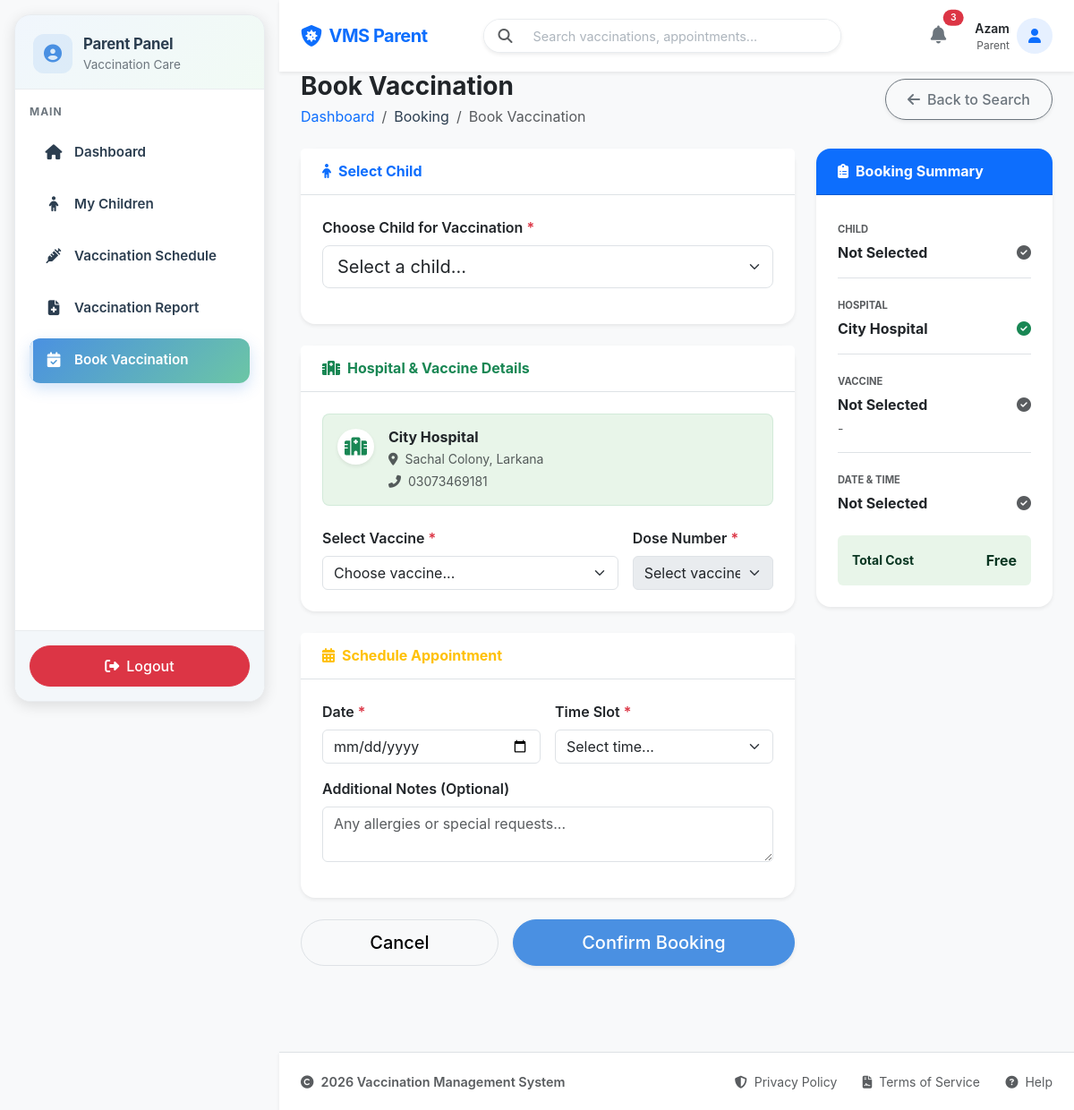
The page /parent/booking/book_vaccination.php?hospital_id=1 (signed in) on the database its author committed.
### tables this page shows
CREATE TABLE `hospitals` (
  `id` int(11) NOT NULL,
  `user_id` int(11) NOT NULL,
  `hospital_name` varchar(150) NOT NULL,
  `registration_no` varchar(50) NOT NULL,
  `phone` varchar(20) NOT NULL,
  `address` text NOT NULL,
  `status` enum('approved','pending','rejected') NOT NULL DEFAULT 'pending',
  `created_at` timestamp NOT NULL DEFAULT current_timestamp()
);

### parent/booking/book_vaccination.php (the view, shortened to what this page needs)
<?php
include '../../config/db.php';
include '../includes/header.php';
include '../includes/sidebar.php';
$hospital_id = $_GET['hospital_id'];
$stmt_hospital = $conn->prepare("SELECT h.id, h.hospital_name, h.address, h.phone FROM hospitals h WHERE h.id = ?");
$stmt_hospital->bind_param("i", $hospital_id);
$stmt_hospital->execute();
$hospital_results = $stmt_hospital->get_result();
$hospital_info = $hospital_results->fetch_assoc();
$hospital_info = [
    'hospital_id' => $hospital_info['id'],
    'name' => $hospital_info['hospital_name'],
    'address' => $hospital_info['address'],
    'contact' => $hospital_info['phone'],
];
?>
<div class="container-fluid px-4">
    <div class="row mb-4 align-items-center">
        <div class="col-md-6">
            <h3 class="fw-bold text-dark mb-1">Book Vaccination</h3>
            <nav aria-label="breadcrumb">
                <ol class="breadcrumb mb-0">
                    <li class="breadcrumb-item"><a href="../dashboard.php" class="text-decoration-none">Dashboard</a></li>
                    <li class="breadcrumb-item">Booking</li>
                    <li class="breadcrumb-item active" aria-current="page">Book Vaccination</li>
                </ol>
            </nav>
        </div>
        <div class="col-md-6 text-md-end mt-3 mt-md-0">
            <a href="search_hospital.php" class="btn btn-outline-secondary shadow-sm rounded-pill px-4">
                <i class="fas fa-arrow-left me-2"></i>Back to Search
            </a>
        </div>
    </div>
    <div class="row g-4">
        <div class="col-lg-8">
            <form id="bookingForm" method="POST" class="needs-validation" novalidate>
                <div class="card border-0 shadow-sm rounded-4 mb-4">
                    <div class="card-header bg-white py-3 border-bottom">
                        <h6 class="mb-0 fw-bold text-primary">
                            <i class="fas fa-child me-2"></i>Select Child
                        </h6>
                    </div>
                    <div class="card-body p-4">
                        <div class="mb-3">
                            <label for="childSelect" class="form-label fw-semibold">Choose Child for Vaccination <span class="text-danger">*</span></label>
                            <select class="form-select form-select-lg" name="child_id" id="childSelect" required>
                                <option value="" selected disabled>Select a child...</option>
                            </select>
                        </div>
                    </div>
                </div>
                <div class="card border-0 shadow-sm rounded-4 mb-4">
                    <div class="card-header bg-white py-3 border-bottom">
                        <h6 class="mb-0 fw-bold text-success">
                            <i class="fas fa-hospital-alt me-2"></i>Hospital & Vaccine Details
                        </h6>
                    </div>
                    <div class="card-body p-4">
                        <div class="d-flex align-items-start mb-4 p-3 bg-soft-success rounded-3 border border-success border-opacity-10">
                            <div class="bg-white p-2 rounded-circle shadow-sm me-3 text-success">
                                <i class="fas fa-hospital fa-lg"></i>
                            </div>
                            <div>
                                <h6 class="fw-bold text-dark mb-1"><?= $hospital_info['name'] ?></h6>
                                <p class="mb-1 small text-muted"><i class="fas fa-map-marker-alt me-1"></i> <?= $hospital_info['address'] ?></p>
                                <p class="mb-0 small text-muted"><i class="fas fa-phone-alt me-1"></i> <?= $hospital_info['contact'] ?></p>
                            </div>
                        </div>
                        <div class="row g-3">
                            <div class="col-md-8">
                                <label for="vaccineSelect" class="form-label fw-semibold">Select Vaccine <span class="text-danger">*</span></label>
                                <select class="form-select" name="vaccine_id" id="vaccineSelect" required>
                                    <option value="" selected disabled>Choose vaccine...</option>
                                </select>
                            </div>
                            <div class="col-md-4">
                                <label for="doseSelect" class="form-label fw-semibold">Dose Number <span class="text-danger">*</span></label>
                                <select class="form-select" name="dose_number" id="doseSelect" required disabled>
                                    <option value="" selected disabled>Select vaccine first</option>
                                </select>
                            </div>
                        </div>
                    </div>
                </div>
                <div class="card border-0 shadow-sm rounded-4 mb-4">
                    <div class="card-header bg-white py-3 border-bottom">
                        <h6 class="mb-0 fw-bold text-warning">
                            <i class="fas fa-calendar-alt me-2"></i>Schedule Appointment
                        </h6>
                    </div>
                    <div class="card-body p-4">
                        <div class="row g-3 mb-3">
                            <div class="col-md-6">
                                <label for="apptDate" class="form-label fw-semibold">Date <span class="text-danger">*</span></label>
                                <input type="date" class="form-control" name="appt_date" id="apptDate" required min="<?= date('Y-m-d') ?>">
                            </div>
                            <div class="col-md-6">
                                <label for="apptTime" class="form-label fw-semibold">Time Slot <span class="text-danger">*</span></label>
                                <select class="form-select" name="appt_time" id="apptTime" required>
                                    <option value="" selected disabled>Select time...</option>
                                </select>
                            </div>
                        </div>
                        <div class="mb-3">
                            <label for="notes" class="form-label fw-semibold">Additional Notes (Optional)</label>
                            <textarea class="form-control" id="notes" rows="2" placeholder="Any allergies or special requests..."></textarea>
                        </div>
                    </div>
                </div>
                <div class="d-flex gap-3 mb-5">
                    <a href="search_hospital.php" class="btn btn-light border btn-lg flex-fill rounded-pill">Cancel</a>
                    <button type="submit" name="confirm_btn" class="btn btn-primary btn-lg flex-fill rounded-pill shadow-sm" id="btnConfirm">
                        Confirm Booking
                    </button>
                </div>
            </form>
        </div>
        <div class="col-lg-4">
            <div class="card border-0 shadow-sm rounded-4 sticky-top" style="top: 100px; z-index: 900;">
                <div class="card-header bg-primary text-white py-3 rounded-top-4">
                    <h6 class="mb-0 fw-bold"><i class="fas fa-clipboard-list me-2"></i>Booking Summary</h6>
                </div>
                <div class="card-body p-4">
                    <div class="mb-3 border-bottom pb-3">
                        <small class="text-muted text-uppercase fw-bold" style="font-size: 0.7rem;">Child</small>
                        <div class="d-flex justify-content-between align-items-center mt-1">
                            <span class="fw-bold text-dark" id="summaryChild">Not Selected</span>
                            <i class="fas fa-check-circle text-muted" id="iconChild"></i>
                        </div>
                    </div>
                    <div class="mb-3 border-bottom pb-3">
                        <small class="text-muted text-uppercase fw-bold" style="font-size: 0.7rem;">Hospital</small>
                        <div class="d-flex justify-content-between align-items-center mt-1">
                            <span class="fw-bold text-dark"><?= $hospital_info['name'] ?></span>
                            <i class="fas fa-check-circle text-success"></i>
                        </div>
                    </div>
                    <div class="mb-3 border-bottom pb-3">
                        <small class="text-muted text-uppercase fw-bold" style="font-size: 0.7rem;">Vaccine</small>
                        <div class="d-flex justify-content-between align-items-center mt-1">
                            <span class="fw-bold text-dark" id="summaryVaccine">Not Selected</span>
                            <i class="fas fa-check-circle text-muted" id="iconVaccine"></i>
                        </div>
                        <small class="text-muted d-block mt-1" id="summaryDose">-</small>
                    </div>
                    <div class="mb-4">
                        <small class="text-muted text-uppercase fw-bold" style="font-size: 0.7rem;">Date & Time</small>
                        <div class="d-flex justify-content-between align-items-center mt-1">
                            <span class="fw-bold text-dark" id="summaryDateTime">Not Selected</span>
                            <i class="fas fa-check-circle text-muted" id="iconTime"></i>
                        </div>
                    </div>
                    <div class="alert alert-success border-0 bg-soft-success d-flex justify-content-between align-items-center mb-0">
                        <span class="fw-bold small">Total Cost</span>
                        <span class="fw-bold">Free</span>
                    </div>
                </div>
            </div>
        </div>
    </div>
</div>
<?php include '../includes/footer.php'; ?>

### assets/css/parent.css (style rules this page uses)
:root { --primary-color: #4A90E2; --primary-dark: #357ABD; --secondary-color: #50C878; --accent-color: #7B68EE; --bg-light: #F8F9FA; --bg-white: #FFFFFF; --text-dark: #2C3E50; --text-muted: #6C757D; --border-color: #E9ECEF; --shadow-sm: 0 2px 8px rgba(0, 0, 0, 0.08); --shadow-md: 0 4px 16px rgba(0, 0, 0, 0.12); --shadow-lg: 0 8px 24px rgba(0, 0, 0, 0.15); --border-radius: 12px; --transition: all 0.3s ease; }
body { font-family: 'Inter', 'Segoe UI', Tahoma, Geneva, Verdana, sans-serif; background-color: var(--bg-light); color: var(--text-dark); min-height: 100vh; display: flex; flex-direction: column; }
@media (min-width: 992px) { body { padding-left: 312px; } }
.card-header { padding: 1.25rem 1.5rem; }
.card { border: none; border-radius: var(--border-radius); box-shadow: var(--shadow-sm); transition: var(--transition); }
.btn { border-radius: 8px; padding: 0.625rem 1.25rem; font-weight: 500; transition: var(--transition); }
.btn-primary { background-color: var(--primary-color); border-color: var(--primary-color); }
:root { --primary-blue: #4A90E2; --soft-blue: #E3F2FD; --success-green: #4CAF50; --soft-green: #E8F5E9; --warning-orange: #FF9800; --soft-orange: #FFF3E0; --danger-red: #F44336; --soft-red: #FFEBEE; --info-cyan: #00BCD4; --soft-cyan: #E0F7FA; }
.bg-soft-success { background-color: var(--soft-green); }
.btn { border-radius: 8px; font-weight: 500; transition: all 0.3s ease; }
.card { border-radius: 12px; }

### rows shown on the page
hospitals: hospital_name "City Hospital", address "Sachal Colony, Larkana", phone "03073469181"

### other values the page prints
$_SESSION['name'] "Azam"
